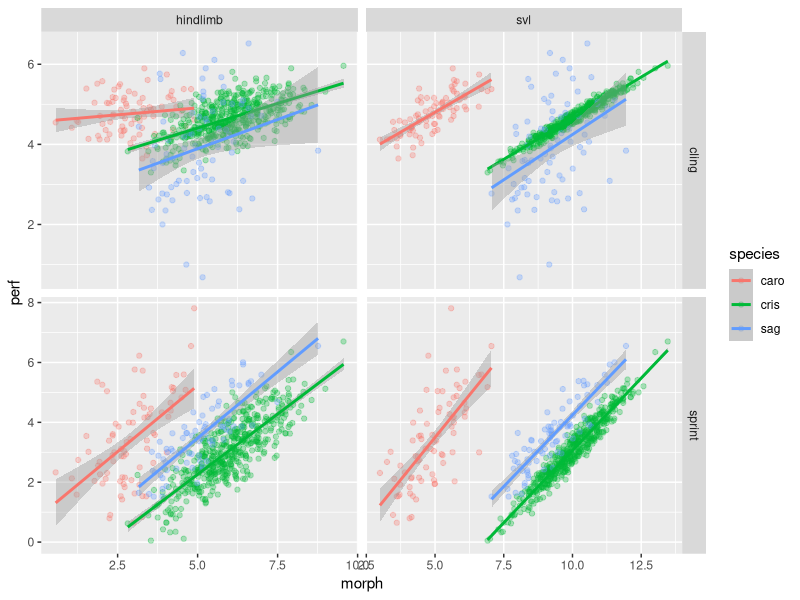
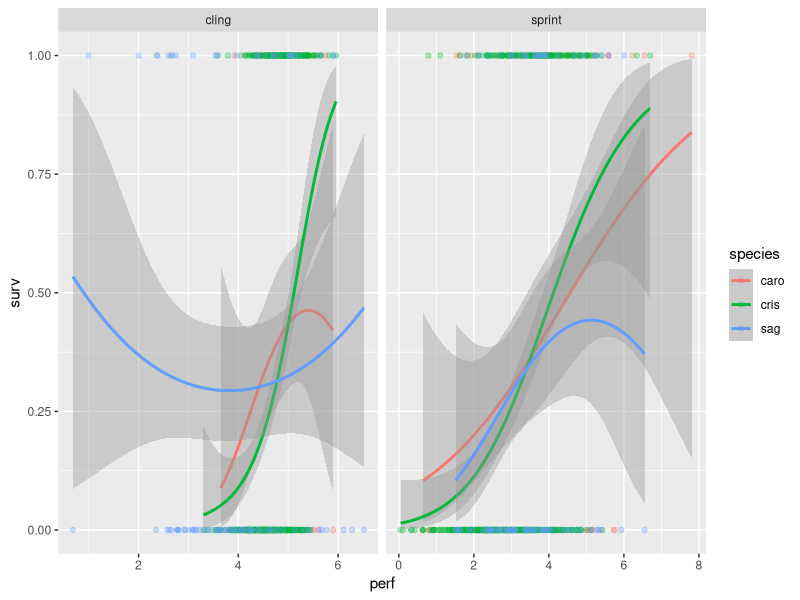

These figures' R source, in order:

## Packages ----

library(tidyverse)

## Study design ----

# Morphology is observed and conditioned on, so its distribution is part of
# the design rather than the prior. All values are placeholders.
design <- list(
  species = c("caro", "cris", "sag"),
  n_individuals = c(80, 500, 80),
  morph_traits = c("svl", "hindlimb"),
  perf_traits = c("sprint", "cling"),
  # species x morphology trait
  morph_means = rbind(
    caro = c(svl = 5, hindlimb = 3),
    cris = c(svl = 10, hindlimb = 6),
    sag = c(svl = 9, hindlimb = 5)
  ),
  morph_sds = rbind(
    caro = c(svl = 1, hindlimb = 1),
    cris = c(svl = 1, hindlimb = 1),
    sag = c(svl = 1, hindlimb = 1)
  ),
  # correlation among morphology traits (shared across species)
  morph_cor = matrix(c(1, 0.7, 0.7, 1), 2, 2)
)

## Priors ----

# Hierarchical parameters: species values ~ normal(mu, tau), with
# mu ~ normal(mu_mean, mu_sd) and tau ~ half-normal(0, tau_sd).
# Each entry can be a scalar or one value per trait (or trait pair, in
# column-major order). The Stan model must use exactly these priors.
priors <- list(
  alpha_p = list(mu_mean = 4, mu_sd = 1, tau_sd = 0.5),     # perf at mean morph
  B_p = list(mu_mean = 0.4, mu_sd = 0.2, tau_sd = 0.1),     # perf ~ morph slopes
  sigma_p = list(sd = 0.5),                                 # perf residual SD
  Omega_p = list(eta = 2),                                  # perf residual correlation (LKJ)
  alpha_s = list(mu_mean = -1.5, mu_sd = 0.5, tau_sd = 0.5), # logit surv at mean perf
  beta_s = list(mu_mean = 0.6, mu_sd = 0.3, tau_sd = 0.2),   # linear selection on perf
  q_s = list(mu_mean = 0, mu_sd = 0.2, tau_sd = 0.1),        # quadratic selection on perf
  gamma_s = list(mu_mean = 0, mu_sd = 0.3, tau_sd = 0.1)     # direct morph -> surv
)

## Helpers ----

# species-level array (dims = c(S, ...)) with one mu and tau per trait element
draw_hier <- function(dims, prior) {
  n_el <- prod(dims[-1])
  mu <- rnorm(n_el, prior$mu_mean, prior$mu_sd)
  tau <- abs(rnorm(n_el, 0, prior$tau_sd))
  value <- matrix(
    rnorm(dims[1] * n_el, rep(mu, each = dims[1]), rep(tau, each = dims[1])),
    dims[1], n_el
  )
  if (length(dims) > 1) {
    mu <- array(mu, dims[-1])
    tau <- array(tau, dims[-1])
  }
  list(mu = mu, tau = tau, value = array(value, dims))
}

# LKJ correlation matrix draw (onion method)
rlkjcorr <- function(d, eta) {
  if (d == 1) return(matrix(1))
  alpha <- eta + (d - 2) / 2
  r12 <- 2 * rbeta(1, alpha, alpha) - 1
  R <- matrix(0, d, d)
  R[1, 1] <- 1
  R[1, 2] <- r12
  R[2, 2] <- sqrt(1 - r12^2)
  if (d > 2) {
    for (m in 2:(d - 1)) {
      alpha <- alpha - 0.5
      y <- rbeta(1, m / 2, alpha)
      z <- rnorm(m)
      z <- z / sqrt(sum(z^2))
      R[1:m, m + 1] <- sqrt(y) * z
      R[m + 1, m + 1] <- sqrt(1 - y)
    }
  }
  crossprod(R)
}

# subtract species-specific column means
center_by <- function(x, s) {
  for (sp in unique(s)) {
    rows <- s == sp
    x[rows, ] <- sweep(x[rows, , drop = FALSE], 2, colMeans(x[rows, , drop = FALSE]))
  }
  x
}

# flatten a parameter into Stan-style names, e.g. B_p[3,1,2]
stan_flatten <- function(x, name) {
  if (length(x) == 1 && is.null(dim(x))) return(setNames(x, name))
  idx <- arrayInd(seq_along(x), dim(x) %||% length(x))
  setNames(as.vector(x), paste0(name, "[", apply(idx, 1, paste, collapse = ","), "]"))
}

## Draw parameters from the prior ----

draw_params <- function(design, priors, direct_effect = FALSE) {
  S <- length(design$species)
  K <- length(design$morph_traits)
  J <- length(design$perf_traits)

  alpha_p <- draw_hier(c(S, J), priors$alpha_p)
  B_p <- draw_hier(c(S, J, K), priors$B_p)
  alpha_s <- draw_hier(S, priors$alpha_s)
  beta_s <- draw_hier(c(S, J), priors$beta_s)
  q_s <- draw_hier(c(S, J), priors$q_s)

  params <- list(
    mu_alpha_p = alpha_p$mu, tau_alpha_p = alpha_p$tau, alpha_p = alpha_p$value,
    mu_B_p = B_p$mu, tau_B_p = B_p$tau, B_p = B_p$value,
    sigma_p = matrix(abs(rnorm(S * J, 0, priors$sigma_p$sd)), S, J),
    Omega_p = rlkjcorr(J, priors$Omega_p$eta),
    mu_alpha_s = alpha_s$mu, tau_alpha_s = alpha_s$tau, alpha_s = alpha_s$value,
    mu_beta_s = beta_s$mu, tau_beta_s = beta_s$tau, beta_s = beta_s$value,
    mu_q_s = q_s$mu, tau_q_s = q_s$tau, q_s = q_s$value
  )

  # direct morphology -> survival path; absent (0) under full mediation
  if (direct_effect) {
    gamma_s <- draw_hier(c(S, K), priors$gamma_s)
    params$mu_gamma_s <- gamma_s$mu
    params$tau_gamma_s <- gamma_s$tau
    params$gamma_s <- gamma_s$value
  } else {
    params$gamma_s <- matrix(0, S, K)
  }
  params
}

## Simulate one data set given parameters ----

# Morphology and performance are centered on species sample means, so
# alpha_p is mean performance and plogis(alpha_s) is survival of an
# average individual.
simulate_data <- function(params, design) {
  S <- length(design$species)
  K <- length(design$morph_traits)
  J <- length(design$perf_traits)
  s <- rep(seq_len(S), design$n_individuals)
  N <- length(s)

  # morphology
  morph <- matrix(NA_real_, N, K)
  for (sp in seq_len(S)) {
    sd_m <- diag(design$morph_sds[sp, ], K)
    morph[s == sp, ] <- MASS::mvrnorm(
      design$n_individuals[sp], design$morph_means[sp, ], sd_m %*% design$morph_cor %*% sd_m
    )
  }
  morph_c <- center_by(morph, s)

  # performance (measured without error; residual = biological variation)
  perf <- matrix(NA_real_, N, J)
  for (sp in seq_len(S)) {
    rows <- s == sp
    B <- matrix(params$B_p[sp, , ], J, K)
    sd_p <- diag(params$sigma_p[sp, ], J)
    resid <- MASS::mvrnorm(design$n_individuals[sp], rep(0, J), sd_p %*% params$Omega_p %*% sd_p)
    perf[rows, ] <- sweep(morph_c[rows, , drop = FALSE] %*% t(B), 2, params$alpha_p[sp, ], "+") +
      matrix(resid, ncol = J)
  }
  perf_c <- center_by(perf, s)

  # survival between the two censuses
  eta <- params$alpha_s[s] +
    rowSums(perf_c * params$beta_s[s, , drop = FALSE]) +
    rowSums(perf_c^2 * params$q_s[s, , drop = FALSE]) +
    rowSums(morph_c * params$gamma_s[s, , drop = FALSE])
  surv <- rbinom(N, 1, plogis(eta))

  colnames(morph) <- colnames(morph_c) <- design$morph_traits
  colnames(perf) <- colnames(perf_c) <- design$perf_traits
  list(s = s, morph = morph, morph_c = morph_c, perf = perf, perf_c = perf_c, surv = surv)
}

# tidy data frame for plotting
as_tibble_sim <- function(sim, design) {
  tibble(species = factor(design$species[sim$s], levels = design$species)) |>
    bind_cols(as_tibble(sim$morph), as_tibble(sim$perf)) |>
    mutate(surv = sim$surv)
}

## One SBC draw: true parameters + model-ready data ----

# Matches SBC::SBC_generator_function(); wrap variables in
# posterior::as_draws_matrix(t(...)) when running with SBC.
simulate_one <- function(design, priors, direct_effect = FALSE) {
  params <- draw_params(design, priors, direct_effect)
  sim <- simulate_data(params, design)

  # report only parameters the model estimates; drop the fixed
  # diagonal of Omega_p and gamma_s under full mediation
  J <- length(design$perf_traits)
  report <- params
  report$Omega_p <- NULL
  if (!direct_effect) report$gamma_s <- NULL
  variables <- unlist(unname(imap(report, stan_flatten)))
  if (J > 1) {
    omega <- stan_flatten(params$Omega_p, "Omega_p")
    variables <- c(variables, omega[lower.tri(params$Omega_p)])
  }

  list(
    variables = variables,
    generated = list(
      N = length(sim$s),
      S = length(design$species),
      K = length(design$morph_traits),
      J = J,
      species = sim$s,
      morph_c = sim$morph_c,
      perf = sim$perf,
      perf_c = sim$perf_c,
      surv = sim$surv
    )
  )
}

## Test ----

set.seed(1)
params <- draw_params(design, priors, direct_effect = TRUE)
test_data <- simulate_data(params, design) |> as_tibble_sim(design)

test_data |>
  pivot_longer(all_of(design$morph_traits), names_to = "morph_trait", values_to = "morph") |>
  pivot_longer(all_of(design$perf_traits), names_to = "perf_trait", values_to = "perf") |>
  ggplot(aes(x = morph, y = perf, color = species)) +
  geom_point(alpha = 0.3) +
  geom_smooth(method = "lm") +
  facet_grid(perf_trait ~ morph_trait, scales = "free")

test_data |>
  pivot_longer(all_of(design$perf_traits), names_to = "perf_trait", values_to = "perf") |>
  ggplot(aes(x = perf, y = surv, color = species)) +
  geom_point(alpha = 0.3) +
  geom_smooth(
    method = "glm",
    formula = y ~ poly(x, 2),
    method.args = list(family = "binomial")
  ) +
  facet_wrap(~perf_trait, scales = "free_x")

# prior predictive check: survival rate per species across draws
prior_surv <- map(1:200, \(i) {
  d <- simulate_one(design, priors)$generated
  tapply(d$surv, d$species, mean)
}) |>
  do.call(what = rbind)
colnames(prior_surv) <- design$species
summary(prior_surv)
